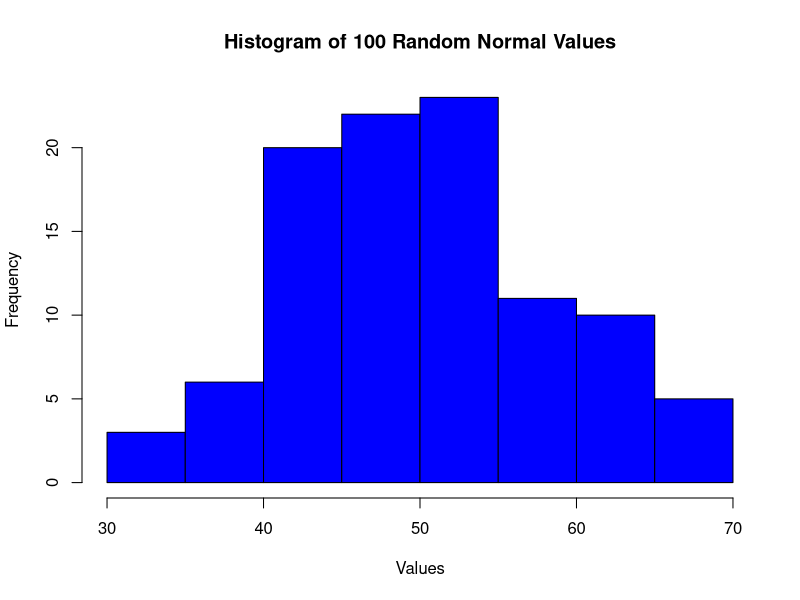

Recreate this plot in R.
# Calculate P(X > 1000)
p_greater_than_1000 <- 1 - pnorm(1000, mean=1010, sd=218)
p_greater_than_1000

# First Quartile (25th percentile)
first_quartile <- qnorm(0.25, mean=1010, sd=218)
first_quartile

# Median (50th percentile)
median <- qnorm(0.50, mean=1010, sd=218)
median

# Generate 100 random values with mean 50 and standard deviation 10
random_values <- rnorm(100, mean=50, sd=10)

# Plot the histogram
hist(random_values, breaks=10, col="blue", xlab="Values", main="Histogram of 100 Random Normal Values")
